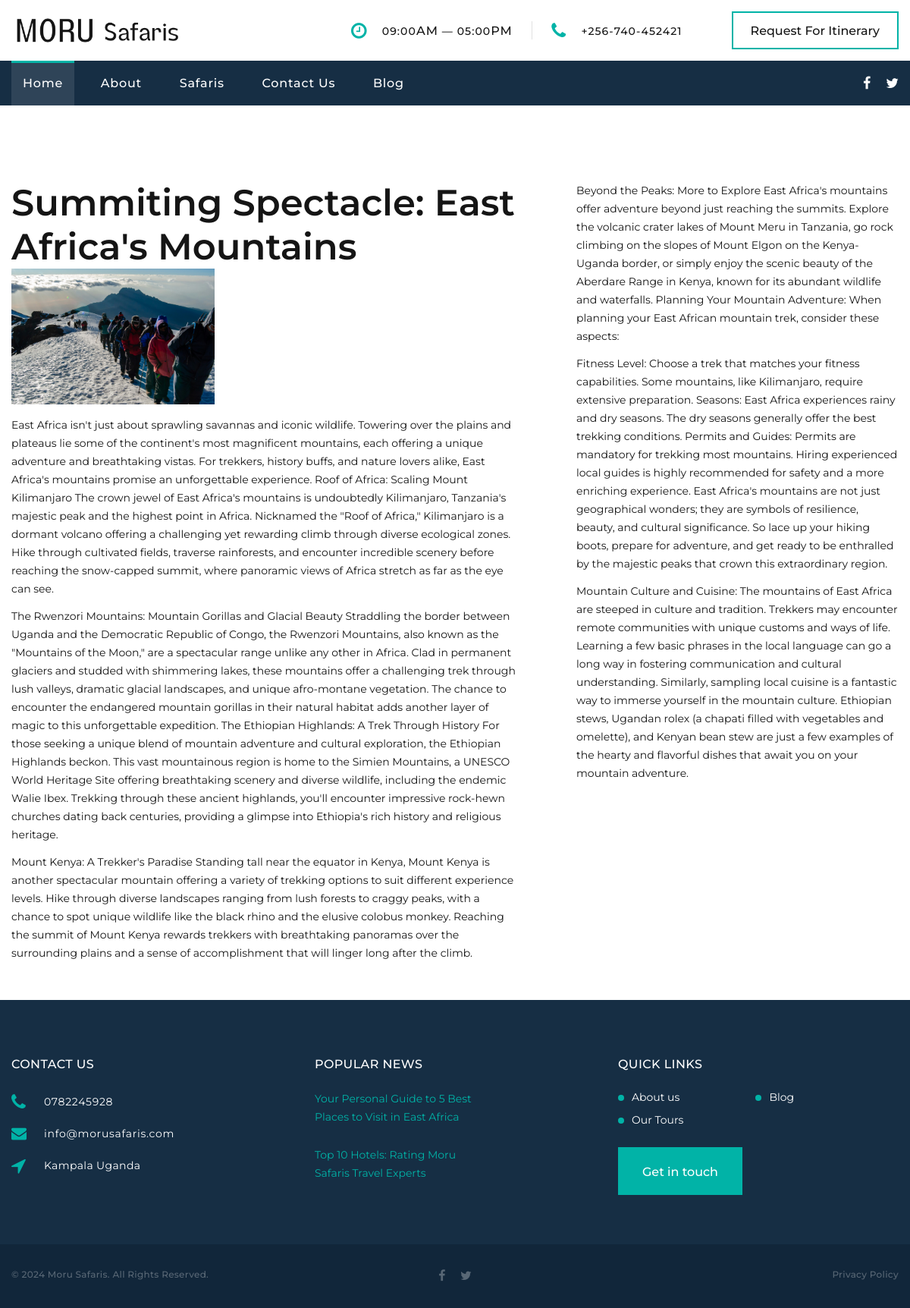
The app's page /blog/2/ with its own data.
### moru/models.py (models this page shows)
class htels(models.Model):
    heading = models.CharField(max_length=100)
    content = models.CharField(max_length=100000000)
    content2 = models.CharField(max_length=100000000, null=True)
    content3 = models.CharField(max_length=100000000, null=True)
    content4 = models.CharField(max_length=100000000, null=True)
    content5 = models.CharField(max_length=100000000, null=True)
    content6 = models.CharField(max_length=100000000, null=True)
    content6 = models.CharField(max_length=100000000, null=True)
    price = models.IntegerField(default=100)
    image = models.ImageField(upload_to='media/', default="product.jpg")

class footer(models.Model):
    phone = models.CharField(max_length=1000)
    email = models.CharField(max_length=1000)
    location = models.CharField(max_length=1000)

### moru/views.py (the view)
# urls.py: path('blog/<str:id>/', views.blogdetail, name='blogdetail'),
def blogdetail(request, id):
    blog = htels.objects.get(id=id)
    footers = footer.objects.all()
    return render(request, 'blogdetails.html',{
        'blog': blog,
        'footers': footers})

### templates/blogdetails.html (shortened to what this page needs)
{% extends 'base.html' %}
{% load static %}
{% block content %}
  <body>
      <section class="section section-sm section-first bg-default text-left">
        <div class="container">
          <div class="row row-40 flex-lg-row-reverse justify-content-xl-between">
            <div class="col-xl-5 d-none d-xl-block">
              <div class="offset-left-xl-45">
                <p>{{ blog.content4 }}</p>
                  <p>{{ blog.content5 }}</p>
                <p>{{ blog.content6 }}</p>
              </div>
            </div>
            <div class="col-xl-7">
              <ul class="list-xl box-typography">
                <li>
                  <h2>{{ blog.heading }}</h2>
                  <img style="max-inline-size: 40%;" src="{{blog.image.url}}">
                  <p>{{ blog.content }}</p>
                  <p>{{ blog.content2 }}</p>
                  <p>{{ blog.content3 }}</p>
                </li>
              </ul>
            </div>
          </div>
        </div>
      </section>
    </div>
  </body>
  {% endblock %}

### templates/base.html (shortened to what this page needs)
{% load static %}
<!DOCTYPE html>
<html class="wide wow-animation" lang="en">
  <head>
    <link rel="stylesheet" href="{% static 'css/bootstrap.css' %}">
    <link rel="stylesheet" href="{% static 'css/fonts.css' %}">
    <link rel="stylesheet" href="{% static 'css/style.css' %}">
  </head>
  <body>
    <div class="page">
      <header class="section page-header">
        <div class="rd-navbar-wrap">
          <nav class="rd-navbar rd-navbar-corporate" data-layout="rd-navbar-fixed" data-sm-layout="rd-navbar-fixed" data-md-layout="rd-navbar-fixed" data-md-device-layout="rd-navbar-fixed" data-lg-layout="rd-navbar-static" data-lg-device-layout="rd-navbar-fixed" data-xl-layout="rd-navbar-static" data-xl-device-layout="rd-navbar-static" data-xxl-layout="rd-navbar-static" data-xxl-device-layout="rd-navbar-static" data-lg-stick-up-offset="46px" data-xl-stick-up-offset="46px" data-xxl-stick-up-offset="106px" data-lg-stick-up="true" data-xl-stick-up="true" data-xxl-stick-up="true">
            <div class="rd-navbar-aside-outer">
              <div class="rd-navbar-aside">
                <div class="rd-navbar-panel">
                  <div class="rd-navbar-brand">
                    <a class="brand" href="{% url 'index' %}"><img src="{% static 'images/Safaris.png' %}" alt="" width="225" height="18"/></a>
                  </div>
                </div>
                <div class="rd-navbar-aside-right rd-navbar-collapse">
                  <ul class="rd-navbar-corporate-contacts">
                    <li>
                      <div class="unit unit-spacing-xs">
                        <div class="unit-left"><span class="icon fa fa-clock-o"></span></div>
                        <div class="unit-body">
                          <p>09:00<span>am</span> — 05:00<span>pm</span></p>
                        </div>
                      </div>
                    </li>
                    <li>
                      <div class="unit unit-spacing-xs">
                        <div class="unit-left"><span class="icon fa fa-phone"></span></div>
                        <div class="unit-body"><a class="link-phone" href="tel:#">+256-740-452421</a></div>
                      </div>
                    </li>
                  </ul><a class="button button-md button-default-outline-2 button-ujarak" href="{% url 'contact_us' %}">Request For Itinerary</a>
                </div>
              </div>
            </div>
            <div class="rd-navbar-main-outer">
              <div class="rd-navbar-main">
                <div class="rd-navbar-nav-wrap">
                  <ul class="list-inline list-inline-md rd-navbar-corporate-list-social">
                    <li><a class="icon fa fa-facebook" href="https://www.facebook.com/profile.php?id=61555717670950" target="_blank"></a></li>
                    <li><a class="icon fa fa-twitter" href="https://twitter.com/MoruSafari57586" target="_blank"></a></li>
                  </ul>
                  <ul class="rd-navbar-nav">
                    <li class="rd-nav-item active"><a class="rd-nav-link" href="{% url 'index' %}">Home</a>
                    </li>
                    <li class="rd-nav-item"><a class="rd-nav-link" href="{% url 'about' %}">About</a>
                    </li>
                    <li class="rd-nav-item"><a class="rd-nav-link" href="{% url 'tours' %}">Safaris</a>
                    </li>
                    <li class="rd-nav-item"><a class="rd-nav-link" href="{% url 'contact_us' %}">Contact Us</a>
                    </li>
                    <li class="rd-nav-item"><a class="rd-nav-link" href="{% url 'blog' %}">Blog</a>
                    </li>
                  </ul>
                </div>
              </div>
            </div>
          </nav>
        </div>
      </header>
      {% block content %}
      {% endblock %}
      <footer class="section footer-corporate context-dark">
        <div class="footer-corporate-inset">
          <div class="container">
            <div class="row row-40 justify-content-lg-between">
              <div class="col-sm-6 col-md-12 col-lg-3 col-xl-4">
                <div class="oh-desktop">
                  <div class="wow slideInRight" data-wow-delay="0s">
                    <h6 class="text-spacing-100 text-uppercase">Contact us</h6>
                    {% for footer in footers %}
                    <ul class="footer-contacts d-inline-block d-sm-block">
                      <li>
                        <div class="unit">
                          <div class="unit-left"><span class="icon fa fa-phone"></span></div>
                          <div class="unit-body"><a class="link-phone" href="tel:#">{{footer.phone}}</a></div>
                        </div>
                      </li>
                      <li>
                        <div class="unit">
                          <div class="unit-left"><span class="icon fa fa-envelope"></span></div>
                          <div class="unit-body"><a class="link-aemail" href="mailto:morusafaris@morusafaris.com">{{footer.email}}</a></div>
                        </div>
                      </li>
                      <li>
                        <div class="unit">
                          <div class="unit-left"><span class="icon fa fa-location-arrow"></span></div>
                          <div class="unit-body"><a class="link-location" href="https://maps.app.goo.gl/ZieKawdXHJJa347fA" target="_blank">{{footer.location}}</a></div>
                        </div>
                      </li>
                    </ul>
                    {% endfor %}
                  </div>
                </div>
              </div>
              <div class="col-sm-6 col-md-5 col-lg-3 col-xl-4">
                <div class="oh-desktop">
                  <div class="wow slideInDown" data-wow-delay="0s">
                    <h6 class="text-spacing-100 text-uppercase">Popular news</h6>
                    <article class="post post-minimal-2">
                      <p class="post-minimal-2-title"><a href="{% url 'blogdetail' 3 %}" target="_blank">Your Personal Guide to 5 Best Places to Visit in East Africa</a></p>
                    </article>
                    <article class="post post-minimal-2">
                      <p class="post-minimal-2-title"><a href="{%url 'blogdetail' 5 %}" target="_blank">Top 10 Hotels: Rating Moru Safaris Travel Experts</a></p>
                    </article>
                  </div>
                </div>
              </div>
              <div class="col-sm-11 col-md-7 col-lg-5 col-xl-4">
                <div class="oh-desktop">
                  <div class="wow slideInLeft" data-wow-delay="0s">
                    <h6 class="text-spacing-100 text-uppercase">Quick links</h6>
                    <ul class="row-6 list-0 list-marked list-marked-md list-marked-secondary list-custom-2">
                      <li><a href="{% url 'about' %}">About us</a></li>
                      <li><a href="{% url 'tours' %}">Our Tours</a></li>
                      <li><a href="{% url 'blog' %}">Blog</a></li>
                    </ul>
                    <div class="group-md group-middle justify-content-sm-start"><a class="button button-lg button-primary button-ujarak" href="{% url 'contact_us' %}">Get in touch</a></div>
                  </div>
                </div>
              </div>
            </div>
          </div>
        </div>
        <div class="footer-corporate-bottom-panel">
          <div class="container">
            <div class="row justfy-content-xl-space-berween row-10 align-items-md-center2">
              <div class="col-sm-6 col-md-4 text-sm-right text-md-center">
                <div>
                  <ul class="list-inline list-inline-sm footer-social-list-2">
                    <li><a class="icon fa fa-facebook" href="https://www.facebook.com/profile.php?id=61555717670950" target="_blank"></a></li>
                    <li><a class="icon fa fa-twitter" href="https://twitter.com/MoruSafari57586" target="_blank"></a></li>
                  </ul>
                </div>
              </div>
              <div class="col-sm-6 col-md-4 order-sm-first">
                <p class="rights"><span>&copy;&nbsp;</span><span class="copyright-year"></span><span>&nbsp;</span><span>Moru Safaris</span>. All Rights Reserved.</p>
              </div>
              <div class="col-sm-6 col-md-4 text-md-right">
                <p class="rights"><a href="privacy+policy">Privacy Policy</a></p>
              </div>
            </div>
          </div>
        </div>
      </footer>
  </body>
</html>

### records on screen
htels: content4 "Beyond the Peaks: More to Explore East Africa's mountains offer adventure beyond just reaching the summits. Explore the volcanic crater lakes of Mount Meru in Tanzania, go rock climbing on the slopes of Mount Elgon on the Kenya-Uganda border, or simply enjoy the scenic beauty of the Aberdare Range in Kenya, known for its abundant wildlife and waterfalls. Planning Your Mountain Adventure: When planning your East African mountain trek, consider these aspects:", content5 "Fitness Level: Choose a trek that matches your fitness capabilities. Some mountains, like Kilimanjaro, require extensive preparation. Seasons: East Africa experiences rainy and dry seasons. The dry seasons generally offer the best trekking conditions. Permits and Guides: Permits are mandatory for trekking most mountains. Hiring experienced local guides is highly recommended for safety and a more enriching experience. East Africa's mountains are not just geographical wonders; they are symbols of resilience, beauty, and cultural significance. So lace up your hiking boots, prepare for adventure, and get ready to be enthralled by the majestic peaks that crown this extraordinary region.", content6 "Mountain Culture and Cuisine: The mountains of East Africa are steeped in culture and tradition. Trekkers may encounter remote communities with unique customs and ways of life. Learning a few basic phrases in the local language can go a long way in fostering communication and cultural understanding. Similarly, sampling local cuisine is a fantastic way to immerse yourself in the mountain culture. Ethiopian stews, Ugandan rolex (a chapati filled with vegetables and omelette), and Kenyan bean stew are just a few examples of the hearty and flavorful dishes that await you on your mountain adventure.", heading "Summiting Spectacle: East Africa's Mountains", image (picture), content "East Africa isn't just about sprawling savannas and iconic wildlife. Towering over the plains and plateaus lie some of the continent's most magnificent mountains, each offering a unique adventure and breathtaking vistas. For trekkers, history buffs, and nature lovers alike, East Africa's mountains promise an unforgettable experience. Roof of Africa: Scaling Mount Kilimanjaro The crown jewel of East Africa's mountains is undoubtedly Kilimanjaro, Tanzania's majestic peak and the highest point in Africa. Nicknamed the \"Roof of Africa,\" Kilimanjaro is a dormant volcano offering a challenging yet rewarding climb through diverse ecological zones. Hike through cultivated fields, traverse…", content2 "The Rwenzori Mountains: Mountain Gorillas and Glacial Beauty Straddling the border between Uganda and the Democratic Republic of Congo, the Rwenzori Mountains, also known as the \"Mountains of the Moon,\" are a spectacular range unlike any other in Africa. Clad in permanent glaciers and studded with shimmering lakes, these mountains offer a challenging trek through lush valleys, dramatic glacial landscapes, and unique afro-montane vegetation. The chance to encounter the endangered mountain gorillas in their natural habitat adds another layer of magic to this unforgettable expedition. The Ethiopian Highlands: A Trek Through History For those seeking a unique blend of mountain adventure and…", content3 "Mount Kenya: A Trekker's Paradise Standing tall near the equator in Kenya, Mount Kenya is another spectacular mountain offering a variety of trekking options to suit different experience levels. Hike through diverse landscapes ranging from lush forests to craggy peaks, with a chance to spot unique wildlife like the black rhino and the elusive colobus monkey. Reaching the summit of Mount Kenya rewards trekkers with breathtaking panoramas over the surrounding plains and a sense of accomplishment that will linger long after the climb."
footer: phone "0782245928", email "info@morusafaris.com", location "Kampala Uganda"
